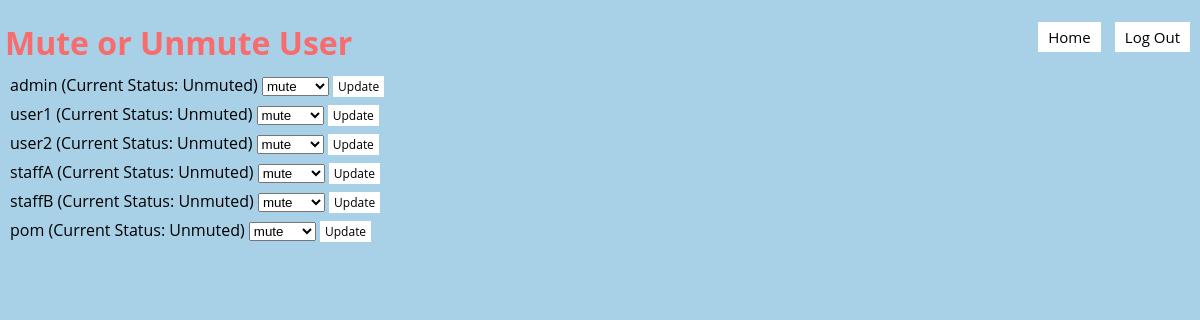
Page /mute-user (signed in) on the earlier database version.
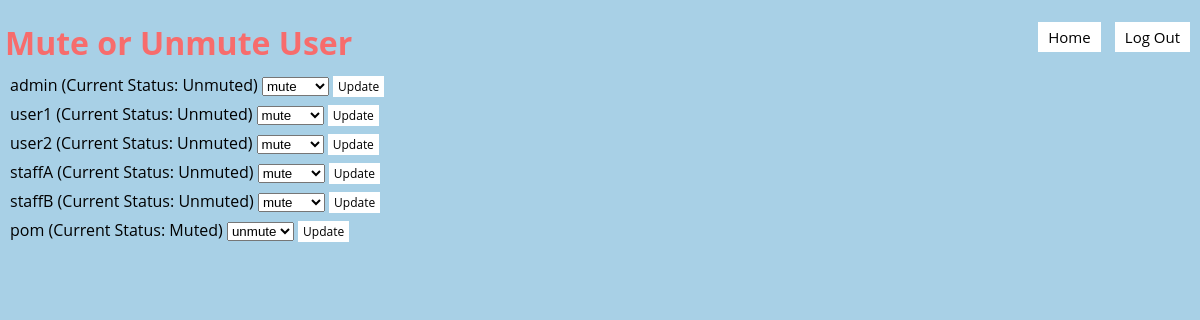
Same page on the later database version.
### models.py (models this page shows)
class Base(DeclarativeBase):
    pass

class User(Base):
    __tablename__ = "user"
    username: Mapped[str] = mapped_column(String, primary_key=True)
    password: Mapped[str] = mapped_column(String)
    salt: Mapped[str] = mapped_column(String)
    failed_attempts: Mapped[int] = mapped_column(Integer, default=0)
    lockout_until: Mapped[datetime] = mapped_column(DateTime, nullable=True)
    role: Mapped[RoleType] = mapped_column(Enum(RoleType), nullable=False)
    online: Mapped[bool] = mapped_column(Boolean, default=False)
    muted: Mapped[bool] = mapped_column(Boolean, default=False)

### app.py (the view)
@app.route('/mute-user')
def mute_user():
    username = session.get('username')
    if not username:
        flash('You must be logged in to access the admin panel.')
        return redirect(url_for('login'))
    user = db.get_user(username)
    user_role = user.role.name if hasattr(user.role, 'name') else str(user.role)
    if user is None or (user_role != 'ADMIN' and user_role != 'ACADEMIC' and  user_role != 'ADMINISTRATIVE'):
        print("can't access")
        return redirect(url_for('home'))
    users = db.get_all_users()
    return render_template('mute_user.jinja', username=username, users=users)

### app.py (called while the page is built)
def csp_policy_string(policy_dict):
    return "; ".join([f"{key} {' '.join(val) if isinstance(val, list) else val}" for key, val in policy_dict.items()])

@app.after_request
def apply_csp(response):
    policy = {
    "default-src": "'self'",
    "script-src": [
        "'self'",
        "https://cdnjs.cloudflare.com",  # Allow scripts from CDN for Crypto-JS
        "https://cdn.jsdelivr.net",
        "'unsafe-inline'"
    ],
    "style-src": "'self' 'unsafe-inline'",  # Allows inline styles;
    "img-src": "'self'",
    "connect-src": "'self'",  # Restricts the URLs which can be loaded using script interfaces
    "font-src": "'self'",  # Fonts loading
    "object-src": "'none'",  # Prevents object, embed, and applet elements from rendering
    "frame-ancestors": "'none'"  # Protects against clickjacking
}
    response.headers['Content-Security-Policy'] = csp_policy_string(policy)
    return response

### db.py (called while the page is built)
def get_user(username: str):
    with Session(engine) as session:
        return session.get(User, username)

def get_all_users():
    with Session(engine) as session:
        return session.query(User).all()

### templates/mute_user.jinja (shortened to what this page needs)
{% extends 'base.jinja' %}
{% block content %}
<div class="header">
    <h1>Mute or Unmute User</h1>
    <div class="buttons">
        <button onclick="location.href='{{ url_for('home') }}'">Home</button>
        <button onclick="confirmLogout()">Log Out</button>
    </div>
</div>
<div class="container">
    {% for user in users %}
        <form class="mute-update-form" action="{{ url_for('update_user_mute_status') }}" method="post" onsubmit="updateUserMuteStatus(event)">
            <div>
                <label>{{ user.username }} (Current Status: {{ 'Muted' if user.muted else 'Unmuted' }})</label>
                <select name="new_status">
                    <option value="true" {% if user.muted == false %}selected{% endif %}>mute</option>
                    <option value="false" {% if user.muted == true %}selected{% endif %}>unmute</option>
                </select>
                <button type="submit" class="update-button">Update</button>
            </div>
        </form>
    {% endfor %}
</div>
{% endblock %}

### templates/base.jinja (shortened to what this page needs)
<!DOCTYPE html>
<html>
    <head>
    </head>
    <body>
        {% block content %} {% endblock %}
    </body>
</html>

### templates/mute_user.jinja (style rules this page uses)
html, body { margin-left: 10px; margin: 0; padding: 0; display: flex; flex-direction: column; font-family: 'Open Sans', sans-serif; background-color: #A8D0E6; overflow: auto }
h1 { margin-left: 5px; margin-bottom: 10px; height: 100%; font-family: 'Open Sans', sans-serif; color: #F76C6c; }
.mute-update-form { margin-left: 10px; }
.mute-update-form div { margin-bottom: 6px; }
button { font-family: 'Open Sans', sans-serif; padding: 5px 10px; background-color: white; color: black; border: none; cursor: pointer; text-align: center; text-decoration: none; display: inline-block; margin-right: 10px; font-size: 15px; transition: background-color 0.3s, color 0.3s; }
.update-button { padding: 2px 5px; background-color: white; color: black; font-size: 12px; transition: background-color 0.2s, box-shadow 0.2s; }
.header { display: flex; justify-content: space-between; align-items: center; width: 100%; }

Differences in the rows shown:
changed User "pom": muted "Unmuted" → "Muted"; new_status "mute" → "unmute"
